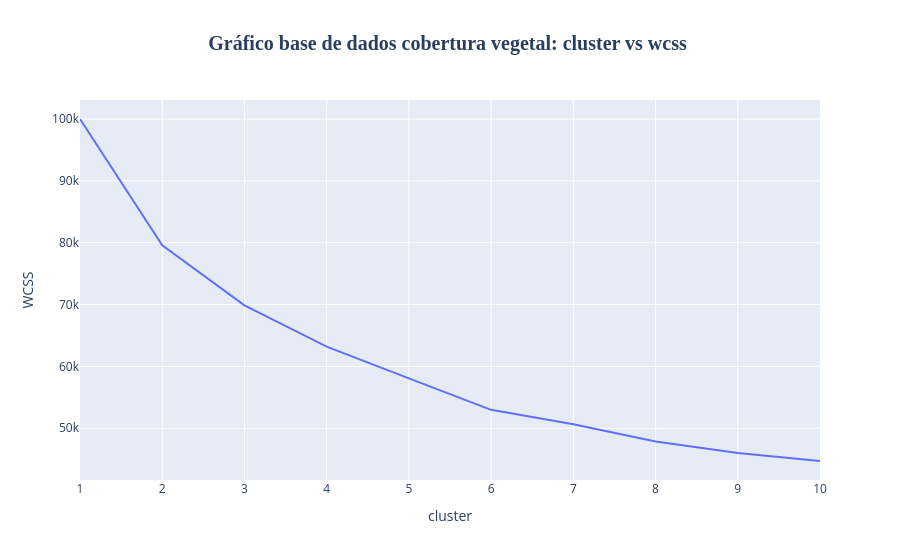

The notebook cell saved with this chart:
### Code cell
fig = px.line(x=range(1, 11), y=wcss, title='<b>Gráfico base de dados cobertura vegetal: cluster vs wcss </b>')

# Atualiza o layout para renomear os rótulos dos eixos X e Y
fig.update_layout(
    xaxis_title_text='cluster',
    yaxis_title_text='WCSS',
    # padrão o título
    title_font_size=20,  # Define o tamanho da fonte do título
    title_font_family='Arial Black', # Uma fonte mais grossa
    title_x=0.5 # Centraliza o título no gráfico
)

fig.show()
fig.write_html("figuras/18-8_exercicio_grafico.html")
#https://plotly.com/python/interactive-html-export/

### Figure 1 — Plotly figure (JSON) as saved in the notebook; plotly's stock layout.template omitted (floating-point values rounded to 4 significant figures)
{"data": [{"hovertemplate": "x=%{x}<br>y=%{y}<extra></extra>", "legendgroup": "", "line": {"color": "#636efa", "dash": "solid"}, "marker": {"symbol": "circle"}, "mode": "lines", "name": "", "orientation": "v", "showlegend": false, "type": "scatter", "x": [1, 2, 3, 4, 5, 6, 7, 8, 9, 10], "xaxis": "x", "y": [100000.0, 79590.0, 69860.0, 63190.0, 58070.0, 52980.0, 50660.0, 47870.0, 46000.0, 44710.0], "yaxis": "y"}], "layout": {"autosize": true, "legend": {"tracegroupgap": 0}, "title": {"font": {"family": "Arial Black", "size": 20}, "text": "<b>Gráfico base de dados cobertura vegetal: cluster vs wcss </b>", "x": 0.5}, "xaxis": {"anchor": "y", "autorange": true, "domain": [0, 1], "range": [1, 10], "title": {"text": "cluster"}, "type": "linear"}, "yaxis": {"anchor": "x", "autorange": true, "domain": [0, 1], "range": [41640.0, 103100.0], "title": {"text": "WCSS"}, "type": "linear"}}}
